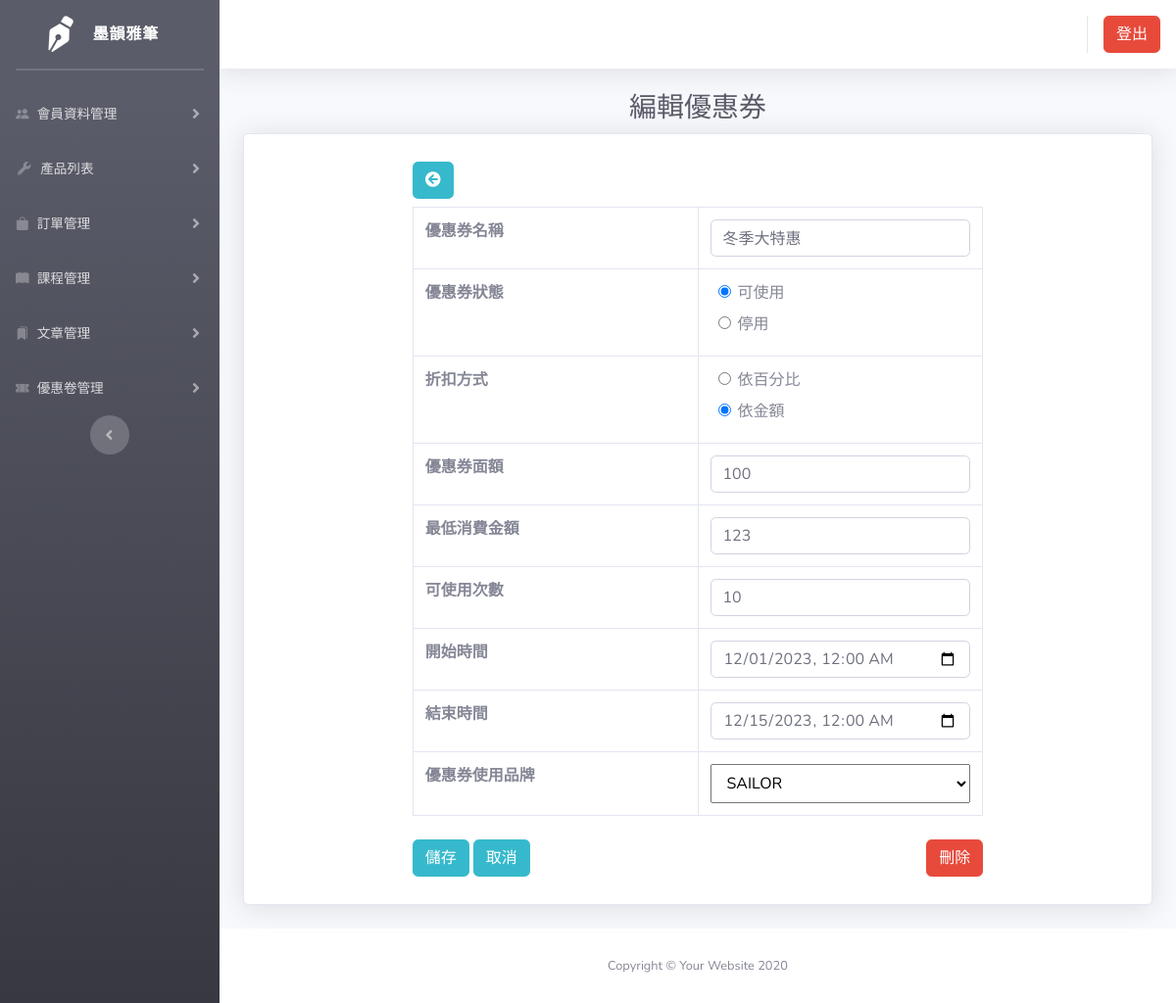
Screenshot of /admin/cuppon/coupon-edit.php?coupon_id=1 with the database file from the repository.
### tables this page shows
CREATE TABLE `coupon` (
  `coupon_id` int(5) UNSIGNED NOT NULL,
  `coupon_name` varchar(30) NOT NULL,
  `coupon_code` varchar(10) NOT NULL,
  `coupon_valid` int(2) NOT NULL,
  `discount_type` varchar(3) NOT NULL,
  `discount_value` float NOT NULL,
  `max_usage` int(11) NOT NULL,
  `used_time` int(11) NOT NULL DEFAULT 0,
  `price_min` int(11) NOT NULL,
  `usage_restrictions` varchar(20) NOT NULL,
  `created_at` datetime NOT NULL,
  `start_at` datetime NOT NULL,
  `end_at` datetime NOT NULL,
  `updated_at` datetime NOT NULL
);

### admin/cuppon/coupon-edit.php (the view, shortened to what this page needs)
<?php
$coupon_id = $_GET["coupon_id"];
require_once("../config/dbConnect.php");
$sql = "SELECT *,
CASE coupon_valid
    WHEN 1 THEN '已啟用'
    WHEN 0 THEN '已停用'
END AS coupon_status FROM coupon WHERE coupon_id=$coupon_id AND coupon_valid >= 0";
$result = $conn->query($sql);
$userCount = $result->num_rows;
$row = $result->fetch_assoc();
?>
<!DOCTYPE html>
<html lang="en">
<head>
    <link href="vendor/fontawesome-free/css/all.min.css" rel="stylesheet" type="text/css">
    <link href="css/sb-admin-2.min.css" rel="stylesheet">
    <link href="vendor/datatables/dataTables.bootstrap4.min.css" rel="stylesheet">
    <link rel="stylesheet" href="https://cdn.jsdelivr.net/npm/bootstrap-icons@1.11.2/font/bootstrap-icons.min.css">
</head>
<body id="page-top">
    <div id="wrapper">
        <ul class="navbar-nav bg-gradient-dark sidebar sidebar-dark accordion" id="accordionSidebar">
            <a class="sidebar-brand d-flex align-items-center justify-content-center" href="index.html">
                <div class="sidebar-brand-icon rotate-n-15">
                    <i class="fas  fa-pen-nib "></i>
                </div>
                <div class="sidebar-brand-text mx-3">墨韻雅筆</div>
            </a>
            <hr class="sidebar-divider my-0">
            <hr class="sidebar-divider">
            <li class="nav-item">
                <a class="nav-link collapsed" href="#" data-toggle="collapse" data-target="#users" aria-expanded="true" aria-controls="users">
                    <i class="bi bi-people-fill"></i>
                    <span>會員資料管理</span>
                </a>
            </li>
            <li class="nav-item">
                <a class="nav-link collapsed" href="#" data-toggle="collapse" data-target="#product" aria-expanded="true" aria-controls="product">
                    <i class="fas fa-fw fa-wrench"></i>
                    <span>產品列表</span>
                </a>
            </li>
            <li class="nav-item">
                <a class="nav-link collapsed" href="#" data-toggle="collapse" data-target="#order" aria-expanded="true" aria-controls="order">
                    <i class="bi bi-bag-fill"></i>
                    <span>訂單管理</span>
                </a>
            </li>
            <li class="nav-item">
                <a class="nav-link collapsed" href="#" data-toggle="collapse" data-target="#course" aria-expanded="true" aria-controls="course">
                    <i class="bi bi-book-fill"></i>
                    <span>課程管理</span>
                </a>
            </li>
            <li class="nav-item">
                <a class="nav-link collapsed" href="#" data-toggle="collapse" data-target="#article" aria-expanded="true" aria-controls="article">
                    <i class="bi bi-bookmarks-fill"></i>
                    <span>文章管理</span>
                </a>
            </li>
            <li class="nav-item">
                <a class="nav-link collapsed" href="#" data-toggle="collapse" data-target="#coupon" aria-expanded="true" aria-controls="coupon">
                    <i class="bi bi-ticket-perforated-fill"></i>
                    <span>優惠卷管理</span>
                </a>
            </li>
            <div class="text-center d-none d-md-inline">
                <button class="rounded-circle border-0" id="sidebarToggle"></button>
            </div>
        </ul>
        <div id="content-wrapper" class="d-flex flex-column">
            <div id="content">
                <nav class="navbar navbar-expand navbar-light bg-white topbar mb-4 static-top shadow">
                    <ul class="navbar-nav ml-auto">
                        <form class="form-inline ml-auto" action="doMemberLogout.php" method="post"> <button type="submit" class="btn btn-danger">登出</button></form>
                    </ul>
                </nav>
                <div class="container-fluid">
                    <h1 class="h3 mb-2 text-gray-800 text-center">編輯優惠券</h1>
                    <div class="card shadow mb-4">
                        <div class="card-body">
                            <div class="row justify-content-center">
                                <div class="col-sm-8">
                                    <div class="py-2 ">
                                        <a class="btn btn-info text-white" href="coupon-list.php" title="回優惠券列表"><i class="fas fa-arrow-circle-left"></i></a>
                                    </div>
                                    <?php if ($userCount == 0) : ?>
                                        <h1>使用者不存在</h1>
                                    <?php else : ?>
                                        <form action="doUpdateCoupon.php" method="post" id="couponForm">
                                            <table class="table table-bordered">
                                                <tr>
                                                    <th class="col-6">優惠券名稱</th>
                                                    <td class="col-6">
                                                        <input type="text" class="form-control" required name="coupon_name" value="<?= $row["coupon_name"] ?>">
                                                    </td>
                                                </tr>
                                                <tr>
                                                    <th class="col-6">優惠券狀態</th>
                                                    <td class="col-6">
                                                        <div class="form-check mx-2">
                                                            <input class="form-check-input" type="radio" name="coupon_valid" id="coupon_valid1" value="1" <?php echo $row["coupon_valid"] == 1 ? "checked" : ""; ?>>
                                                            <label class="coupon_valid" for="coupon_valid1">
                                                                可使用
                                                            </label>
                                                        </div>
                                                        <div class="form-check mx-2">
                                                            <input class="form-check-input" type="radio" name="coupon_valid" id="coupon_valid2" value="0" <?php echo $row["coupon_valid"] == 0 ? "checked" : ""; ?>>
                                                            <label class="coupon_valid" for="coupon_valid2">
                                                                停用
                                                            </label>
                                                        </div>
                                                    </td>
                                                </tr>
                                                <tr>
                                                    <th class="col-6">折扣方式</th>
                                                    <td class="col-6">
                                                        <div class="form-check mx-2">
                                                            <input class="form-check-input" type="radio" name="discount_type" id="discount_type1" value="百分比" <?php echo $row["discount_type"] === '百分比' ? "checked" : ""; ?>>
                                                            <label class="discount_type" for="discount_type1">
                                                                依百分比
                                                            </label>
                                                        </div>
                                                        <div class="form-check mx-2">
                                                            <input class="form-check-input" type="radio" name="discount_type" id="discount_type2" value="金額" <?php echo $row["discount_type"] === '金額' ? "checked" : ""; ?>>
                                                            <label class="discount_type" for="discount_type2">
                                                                依金額
                                                            </label>
                                                        </div>
                                                    </td>
                                                </tr>
                                                <tr>
                                                    <th class="col-6">優惠券面額</th>
                                                    <td class="col-6">
                                                        <input type="text" class="form-control" name="discount_value" value="<?= $row["discount_value"] ?>" required>
                                                    </td>
                                                </tr>
                                                <tr>
                                                    <th class="col-6">最低消費金額</th>
                                                    <td class="col-6">
                                                        <input type="text" class="form-control" name="price_min" value="<?= $row["price_min"] ?>" required>
                                                    </td>
                                                </tr>
                                                <tr>
                                                    <th class="col-6">可使用次數</th>
                                                    <td class="col-6">
                                                        <input type="text" class="form-control" name="max_usage" value="<?= $row["max_usage"] ?>" required>
                                                    </td>
                                                </tr>
                                                <tr>
                                                    <th class="col-6">開始時間</th>
                                                    <td class="col-6">
                                                        <input type="datetime-local" class="form-control" id="start_at" name="start_at" value="<?= $row["start_at"] ?>" required>
                                                    </td>
                                                </tr>
                                                <tr>
                                                    <th class="col-6">結束時間</th>
                                                    <td class="col-6">
                                                        <input type="datetime-local" class="form-control" id="end_at" name="end_at" value="<?= $row["end_at"] ?>" required>
                                                    </td>
                                                </tr>
                                                <tr>
                                                    <th class="col-6">優惠券使用品牌</th>
                                                    <td class="col-6">
                                                        <select class="form-select form-select-sm col-sm-12 col-form-label" aria-label=".form-select-sm example" id="usage_restrictions" name="usage_restrictions">
                                                            <option selected><?= $row["usage_restrictions"] ?></option>
                                                        </select>
                                                    </td>
                                                </tr>
                                            </table>
                                            <div class="py-2 d-flex justify-content-between">
                                                <div>
                                                    <button class="btn btn-info text-white" type="submit" id="submitBtn">儲存</button>
                                                    <a class="btn btn-info text-white" href="coupon.php?coupon_id=<?= $row["coupon_id"] ?>">取消</a>
                                                </div>
                                                <div>
                                                    <button type="button" data-toggle="modal" data-target="#alertModal" class="btn btn-danger">刪除</button>
                                                </div>
                                            </div>
                                        </form>
                                    <?php endif; ?>
                                </div>
                            </div>
                        </div>
                    </div>
                </div>
                <footer class="sticky-footer bg-white">
                    <div class="container my-auto">
                        <div class="copyright text-center my-auto">
                            <span>Copyright &copy; Your Website 2020</span>
                        </div>
                    </div>
                </footer>
            </div>
        </div>
</body>
</html>

### rows the page displays
coupon: coupon_name "冬季大特惠", coupon_valid "☑ 可使用", coupon_valid "☐ 停用", discount_type "☐ 依百分比", discount_type "☑ 依金額", discount_value "100", price_min "123", max_usage "10", start_at "12/01/2023 00:00", end_at "12/15/2023 00:00", usage_restrictions "SAILOR"
